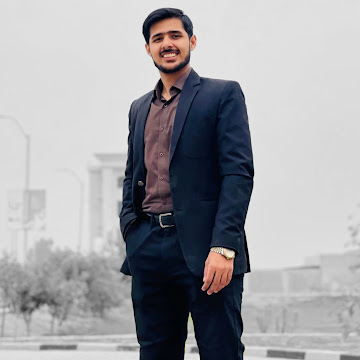
#> input picture Matrix Operations and RGB Channels/image.jpg, 360 x 360 px, found by its file name
$ python contrast_enhancement.py
#> lines starting #> are read from the running program, lines starting #| are printed output that depends on the picture
import os
"""
# Question 2
## If γ < 1 in power-law transformation, what happens to dark pixels and why?

When γ < 1, dark pixels become brighter.

This happens because raising a small value (like 0.2) to a power less than 1 increases it (0.2^0.5 = 0.45).

As a result, the transformation stretches low-intensity values upward, brightening dark areas while keeping already bright regions almost unchanged.
## Contrast stretching and histogram equalization both improve contrast. How are they conceptually different?

Contrast Stretching:

A linear mapping of the current intensity range to the full [0, 255] range.

It only rescales based on min and max pixel values.

Example: If values are between 50–180, they are stretched to 0–255.

Histogram Equalization:

A non-linear mapping based on the image’s histogram.

Redistributes pixel intensities so the histogram becomes more uniform.

Enhances global contrast, especially when intensities are clustered in a narrow range.
"""

import cv2
import numpy as np
import matplotlib.pyplot as plt

image_path = os.path.join(os.path.dirname(__file__), "..", "assets", "image.jpg")
image = cv2.imread(image_path)
#> image is the input picture: shape (360, 360, 3); mean B, G, R 165.6, 162.2, 162.2
rgb_image = cv2.cvtColor(image, cv2.COLOR_BGR2RGB)
R, G, B = rgb_image[:,:,0], rgb_image[:,:,1], rgb_image[:,:,2]
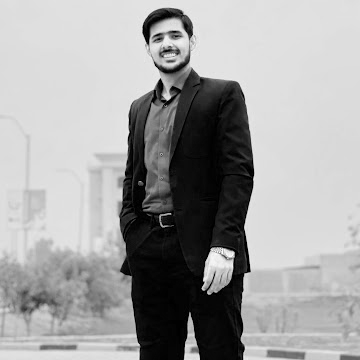
#> R: shape (360, 360); min 0, max 255, mean 162.2
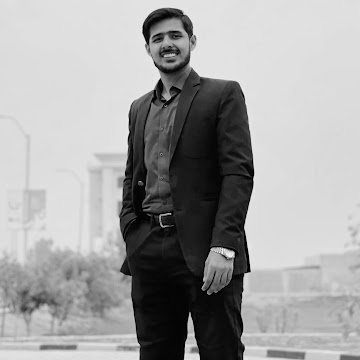
#> G: shape (360, 360); min 0, max 246, mean 162.2
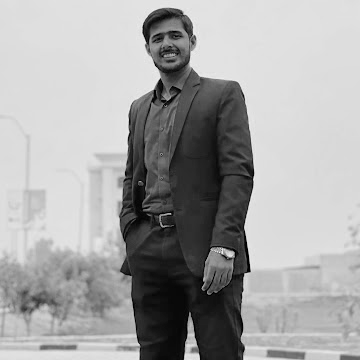
#> B: shape (360, 360); min 0, max 243, mean 165.6
gray_image = (0.299*R + 0.587*G + 0.114*B).astype(np.uint8)

gamma = 0.5
normalized = gray_image / 255.0
power_law = np.power(normalized, gamma)
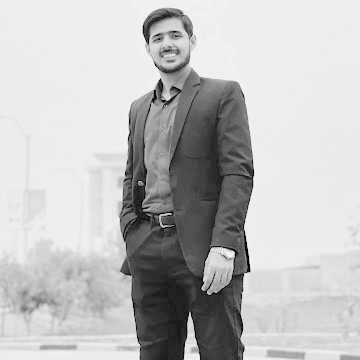
#> power_law: shape (360, 360) float64; min 0, max 0.986, mean 0.753
power_law_img = np.uint8(power_law * 255)

min_val, max_val = np.min(gray_image), np.max(gray_image)
#> min_val = 0; max_val = 248
contrast_stretch = ((gray_image - min_val) / (max_val - min_val) * 255).astype(np.uint8)

hist, bins = np.histogram(gray_image.flatten(), 256, [0,256])
#> hist = 256 values, max 15513 at index 222, min 0 at index 237, mean 506.2; bins = 257 values from 0 to 256
cdf = hist.cumsum()
#> cdf = 256 values from 167 to 129600
cdf_normalized = cdf * 255 / cdf[-1]
#> cdf_normalized = 256 values from 0.329 to 255
hist_eq_img = np.interp(gray_image.flatten(), bins[:-1], cdf_normalized).reshape(gray_image.shape).astype(np.uint8)
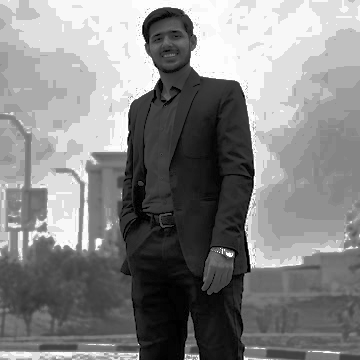
#> hist_eq_img: shape (360, 360); min 0, max 255, mean 132.1

plt.figure(figsize=(15,6))

plt.subplot(2,4,1); plt.imshow(gray_image, cmap='gray'); plt.title('Original Gray'); plt.axis('off')
plt.subplot(2,4,2); plt.imshow(power_law_img, cmap='gray'); plt.title('Power-law (γ=0.5)'); plt.axis('off')
plt.subplot(2,4,3); plt.imshow(contrast_stretch, cmap='gray'); plt.title('Contrast Stretching'); plt.axis('off')
plt.subplot(2,4,4); plt.imshow(hist_eq_img, cmap='gray'); plt.title('Histogram Equalization'); plt.axis('off')

plt.subplot(2,4,5); plt.hist(gray_image.ravel(),256,[0,256]); plt.title('Original Histogram')
plt.subplot(2,4,6); plt.hist(power_law_img.ravel(),256,[0,256]); plt.title('Power-law Histogram')
plt.subplot(2,4,7); plt.hist(contrast_stretch.ravel(),256,[0,256]); plt.title('Contrast Stretch Histogram')
plt.subplot(2,4,8); plt.hist(hist_eq_img.ravel(),256,[0,256]); plt.title('Hist Equalization Histogram')

plt.tight_layout()
plt.show()
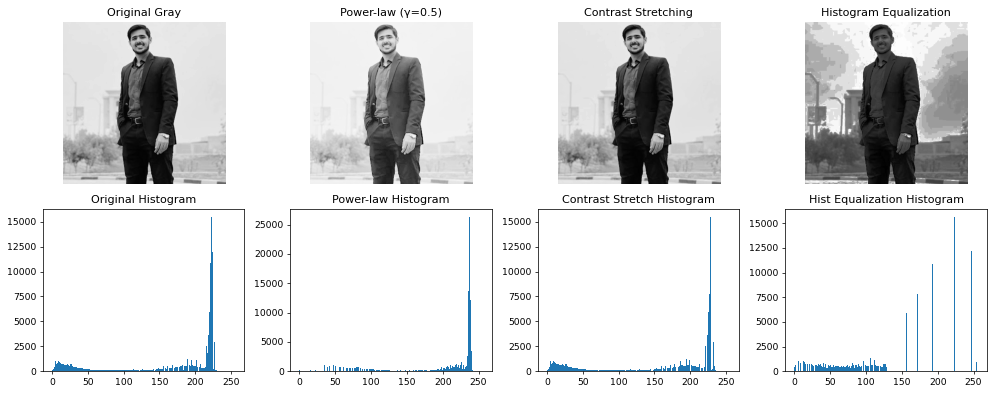
#> figure drawn by matplotlib, 8 panels; panel 5: tallest bar 15513 high, from x = 222 to 223; panel 6: tallest bar 26345 high, from x = 237 to 238; panel 7: tallest bar 15513 high, from x = 228 to 229; panel 8: tallest bar 15657 high, from x = 223 to 224
